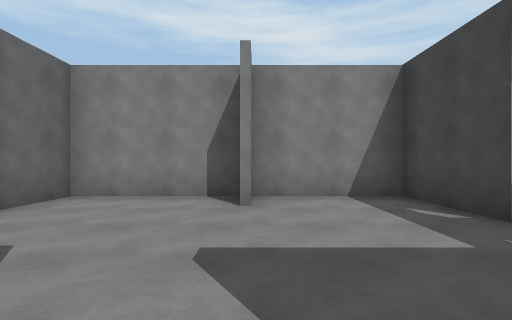
[1] (above)

15 first-person views from a walk through a scene from a Unity 3-D project. The camera is 1.3 m above the floor, looks level and sees 80° across. The floor is counted in squares, 2 m on a side. Each view is taken from the middle of a square. On the plan, view 1 faces up. The plan holds only what a view shows up to about 10 squares ahead; the rest is blank. The player is left out. Surface patterns are stand-ins for the level's own textures.

[2]
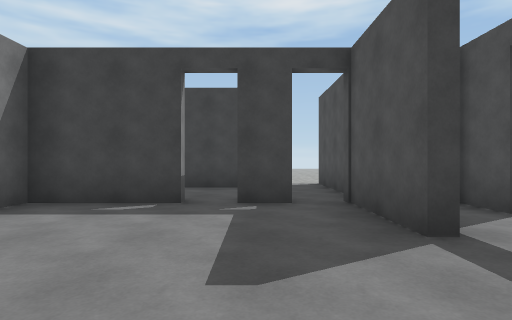

[3]
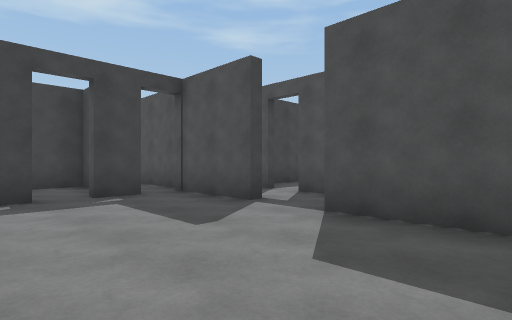

[4]
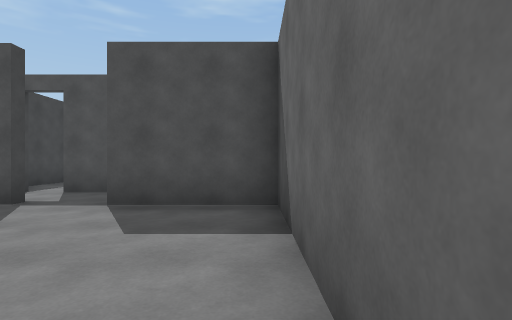

[5]
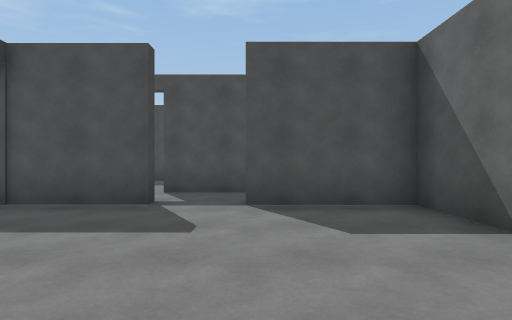

[6]
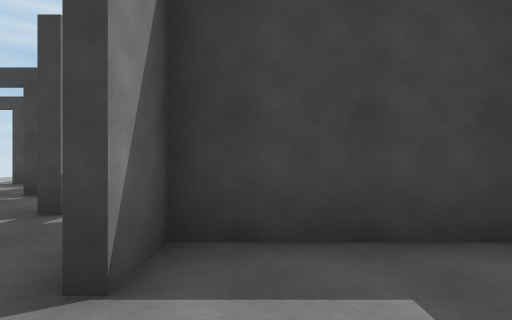

[7]
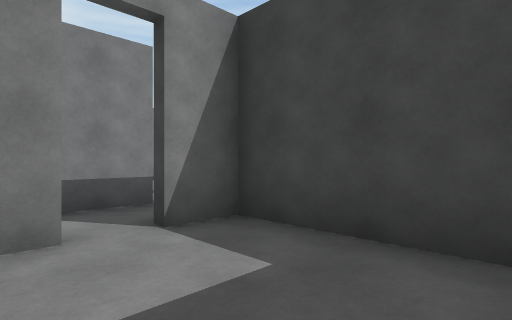

[8]
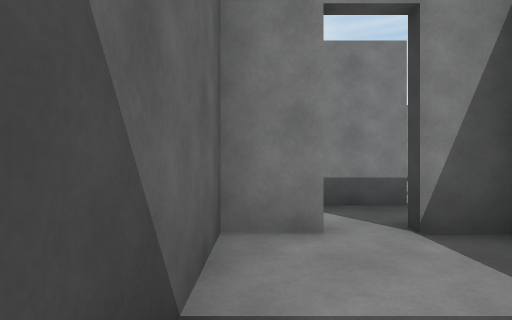

[9]
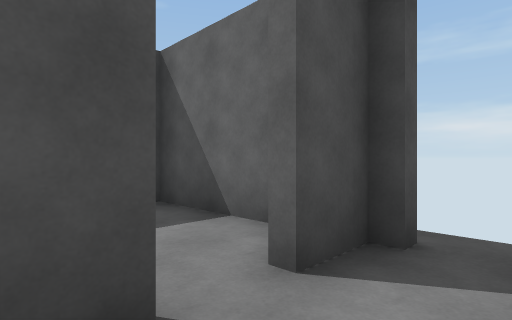

[10]
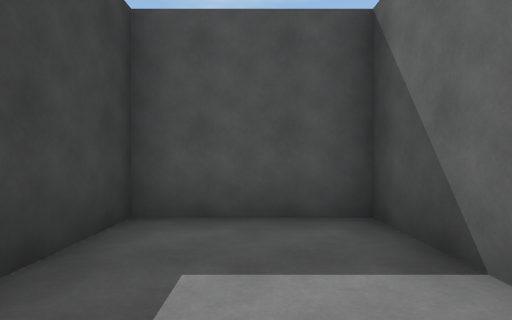

[11]
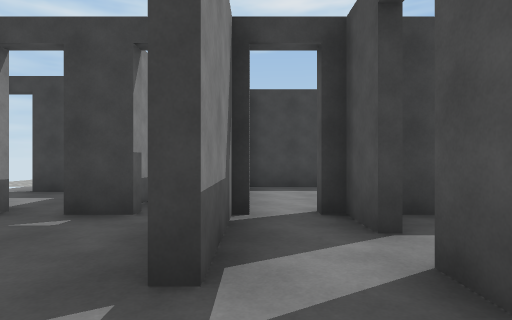

[12]
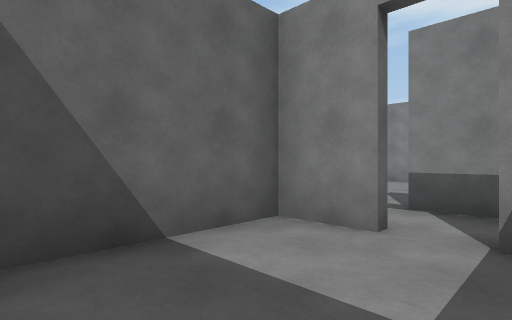

[13]
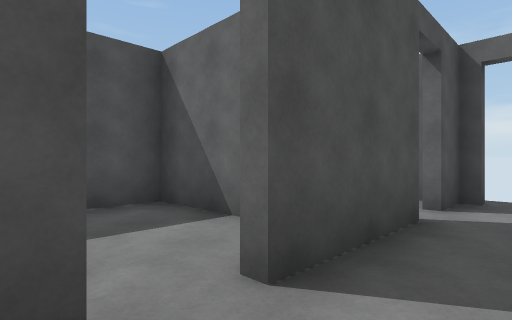

[14]
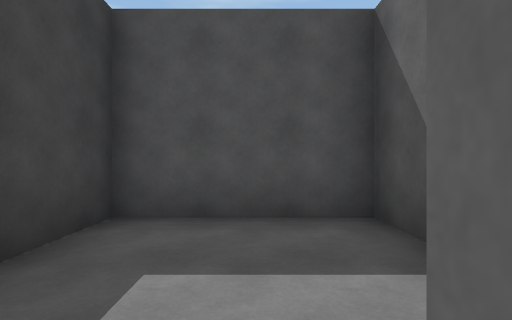

[15]
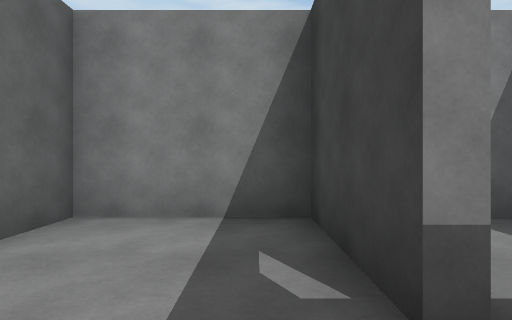

### Floor plan
Ten units are one square. View 1 is at (0, 0); x grows to the right and y downward. Boxes are objects, and circles mark ways between rooms. Rooms are numbered by the first view taken in them; rooms with no view inside come last. Other rooms are left out.
<svg viewBox="-45 -60 102 109">
<path fill="none" stroke="#000" d="M16 11 26 11M25 -3 5 -3M-16 11 9 11M5 -6 29 -6M-2 -55 -33 -55 -33 -6 -8 -6M26 -31 26 -55 -1 -55 -1 -44M26 -14 26 -24M-24 13 -33 13 -33 44 -6 44 -6 13M-34 11 -24 11M-8 -3 -21 -3M9 13 -3 13 -3 44 26 44 26 18M52 -17 52 -34"/>
<circle cx="0" cy="-10" r="3" fill="#2a7"/>
<circle cx="-10" cy="0" r="3" fill="#2a7"/>
<circle cx="10" cy="10" r="3" fill="#2a7"/>
<circle cx="30" cy="-30" r="3" fill="#2a7"/>
<text x="10" y="0">1</text>
<text x="0" y="-30">2</text>
<text x="-20" y="20">3</text>
<text x="10" y="30">4</text>
<text x="40" y="-30">5</text>
</svg>
Room 1 opens to room 2. Room 1 opens to room 3. Room 1 opens to room 4. Room 2 opens to room 5.

Where each view was taken, in squares from view 1:
view 1: 0 up, 0 right, facing up
view 2: 2 up, 2 left, facing right
view 3: 4 up, 3 left, facing down-right
view 4: 5 up, 3 left, facing down
view 5: 5 up, 1 left, facing down
view 6: 2 down, 3 left, facing right
view 7: 4 down, 3 left, facing up-right
view 8: 4 down, 3 left, facing up
view 9: 0 up, 1 left, facing down-left
view 10: 1 down, 2 left, facing down
view 11: 0 up, 1 left, facing right
view 12: 4 down, 2 right, facing up-left
view 13: 0 up, 2 right, facing down-left
view 14: 1 down, 1 right, facing down
view 15: 2 up, 2 right, facing up
